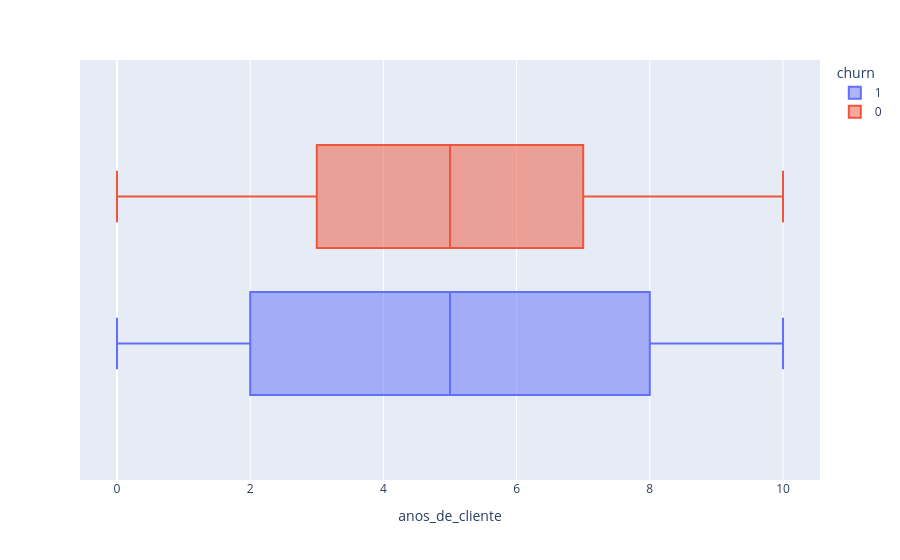

This figure's notebook cell:
### Code cell
#analisando distribuição de tempo de contrato
px.box(dados, x = 'anos_de_cliente', color = 'churn')

### Figure 1 — Plotly figure (JSON) as saved in the notebook; plotly's stock layout.template omitted (floating-point values rounded to 4 significant figures; data arrays with more than 128 entries replaced by an {"elided": "..."} marker saying what was removed)
{"data": [{"alignmentgroup": "True", "hovertemplate": "churn=1<br>anos_de_cliente=%{x}<extra></extra>", "legendgroup": "1", "marker": {"color": "#636efa"}, "name": "1", "notched": false, "offsetgroup": "1", "orientation": "h", "showlegend": true, "type": "box", "x": {"elided": "2037 int values"}, "x0": " ", "xaxis": "x", "y0": " ", "yaxis": "y"}, {"alignmentgroup": "True", "hovertemplate": "churn=0<br>anos_de_cliente=%{x}<extra></extra>", "legendgroup": "0", "marker": {"color": "#EF553B"}, "name": "0", "notched": false, "offsetgroup": "0", "orientation": "h", "showlegend": true, "type": "box", "x": {"elided": "7963 int values"}, "x0": " ", "xaxis": "x", "y0": " ", "yaxis": "y"}], "layout": {"boxmode": "group", "legend": {"title": {"text": "churn"}, "tracegroupgap": 0}, "margin": {"t": 60}, "xaxis": {"anchor": "y", "domain": [0, 1], "title": {"text": "anos_de_cliente"}}, "yaxis": {"anchor": "x", "domain": [0, 1]}}}
